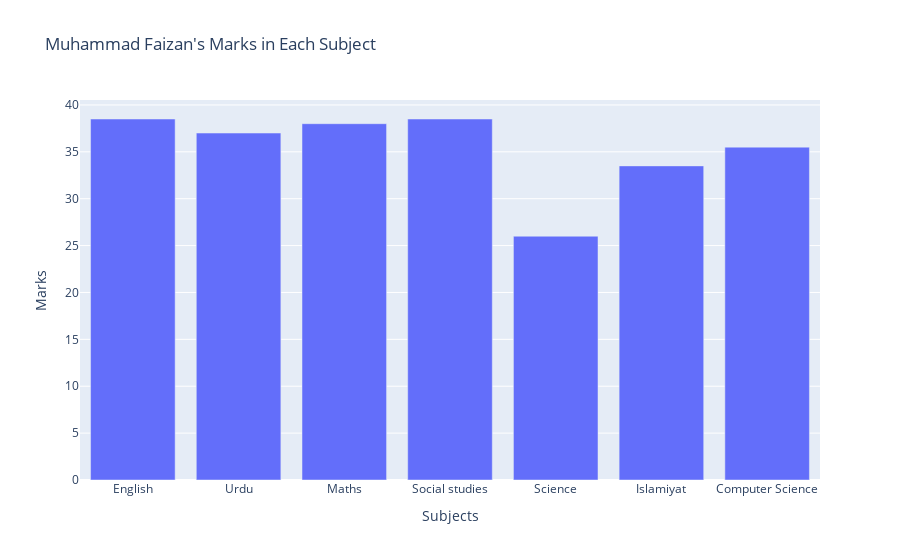

The notebook cell this image was saved under:
### Code cell
# Get Muhammad Faizan's marks in each subject
subjects = ['English', 'Urdu', 'Maths', 'Social studies', 'Science', 'Islamiyat', 'Computer Science']
marks = faizan[subjects].values[0]

# Create a Pandas DataFrame for Muhammad Faizan's marks
faizan_marks_df = pd.DataFrame({'Subjects': subjects, 'Marks': marks})

# Create a bar chart using Plotly Express
fig = px.bar(faizan_marks_df, x='Subjects', y='Marks', title='Muhammad Faizan\'s Marks in Each Subject')

# Show the chart
fig.show()

### Figure 1 — Plotly figure (JSON) as saved in the notebook; plotly's stock layout.template omitted (floating-point values rounded to 4 significant figures)
{"data": [{"alignmentgroup": "True", "hovertemplate": "Subjects=%{x}<br>Marks=%{y}<extra></extra>", "legendgroup": "", "marker": {"color": "#636efa", "pattern": {"shape": ""}}, "name": "", "offsetgroup": "", "orientation": "v", "showlegend": false, "textposition": "auto", "type": "bar", "x": ["English", "Urdu", "Maths", "Social studies", "Science", "Islamiyat", "Computer Science"], "xaxis": "x", "y": [38.5, 37, 38, 38.5, 26, 33.5, 35.5], "yaxis": "y"}], "layout": {"barmode": "relative", "legend": {"tracegroupgap": 0}, "title": {"text": "Muhammad Faizan's Marks in Each Subject"}, "xaxis": {"anchor": "y", "domain": [0, 1], "title": {"text": "Subjects"}}, "yaxis": {"anchor": "x", "domain": [0, 1], "title": {"text": "Marks"}}}}
